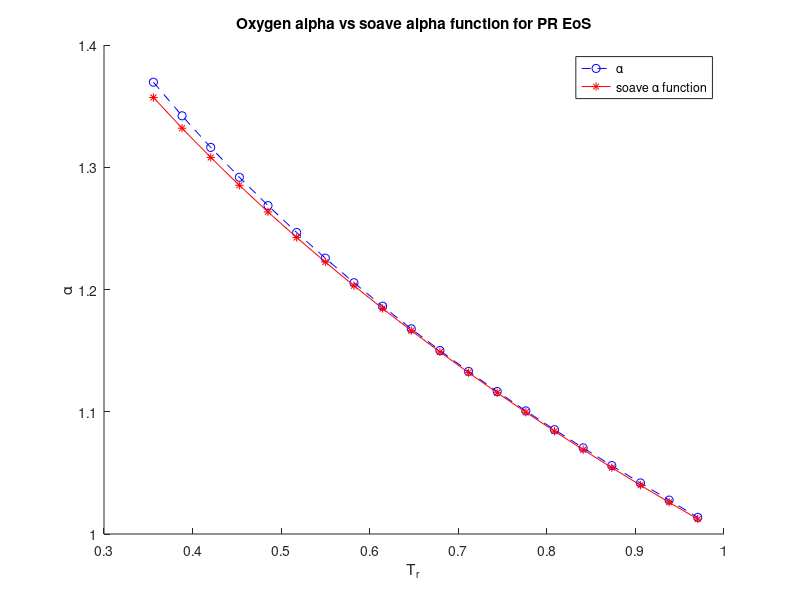

This figure's MATLAB source:
load Oxygen_plot.mat
hold on
plot(Tr,Alpha,'b--o')
plot(Tr,Alpha_soave,'r-*')
hold off
legend('\alpha','soave \alpha function')
xlabel('T_r')
ylabel('\alpha')
title('Oxygen alpha vs soave alpha function for PR EoS')